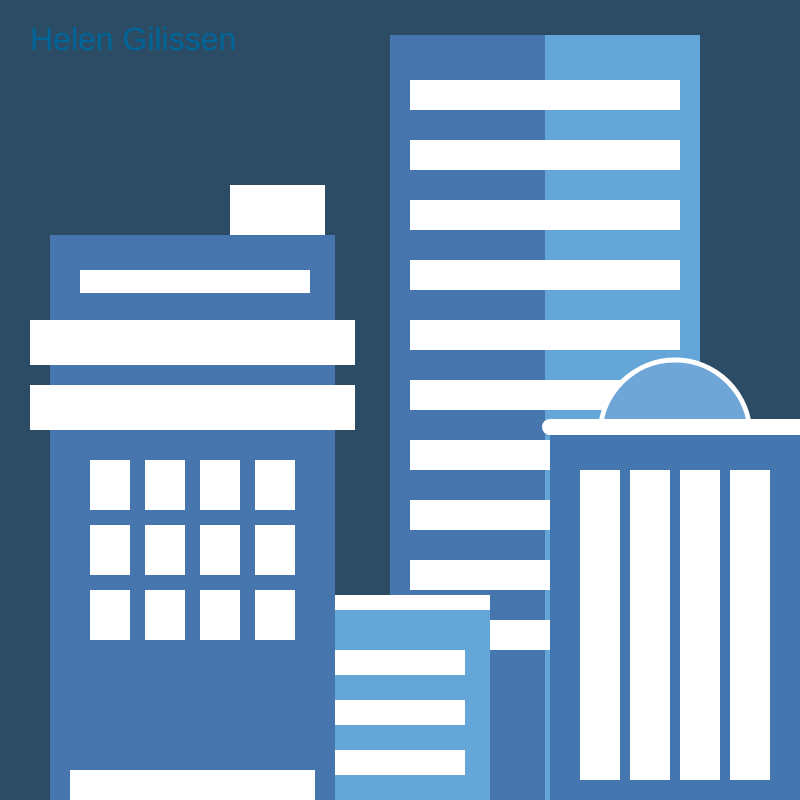
Frame 1 (no input)
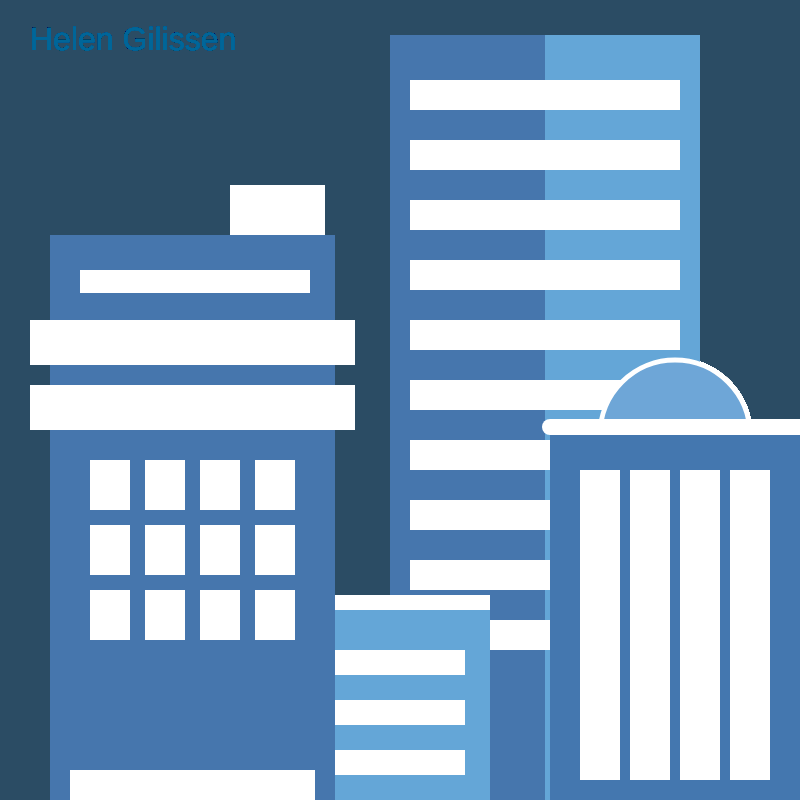
Frame 60 (no input)
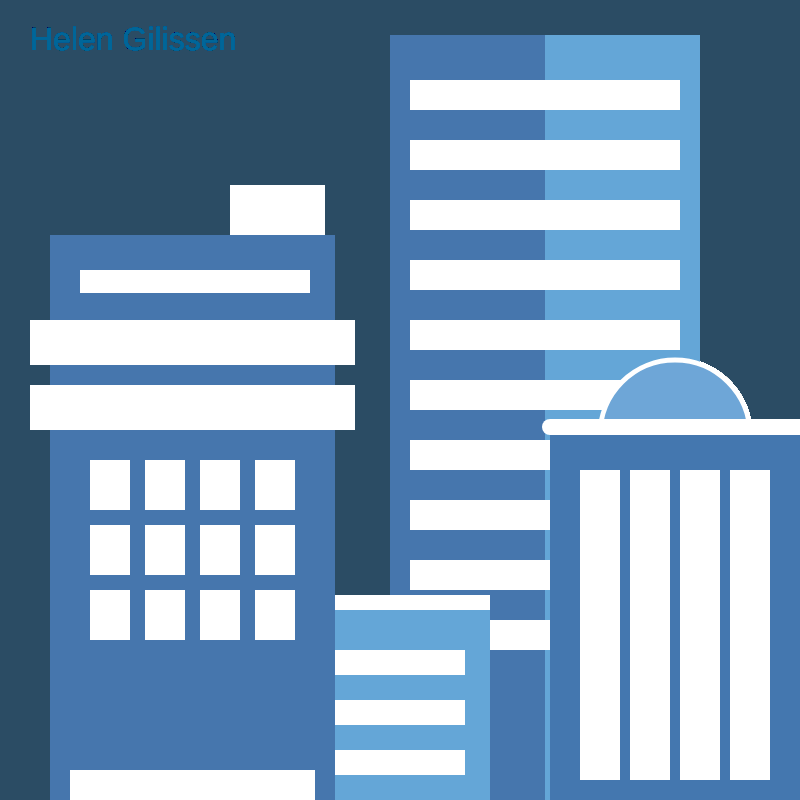
Frame 120 (the mouse pressed at the canvas centre since frame 60)

The p5.js sketch that drew these frames (run headless with seeded random() and noise() and a simulated clock; from frame 60 on, the mouse is pressed at the canvas centre):

// p5.js sketch
// ── sketch.js
// Opdracht 4C: Scenery
// Opdracht 4D: Sign your work

function setup () {
  createCanvas (800,800)
  background (43, 76, 100)
}

function draw () {

  textSize(32);
  fill(0, 102, 153);
  text('Helen Gilissen', 30, 50);

  // gebouw 2 (grootste gebouw)
  // achtergrond
  noStroke ()
  fill (70,118,173)
  rect (390, 35, 155, 765)
  fill (100, 166, 215)
  rect (545, 35, 155, 765)

  // ramen
  fill (255)
  rect (410, 80, 270, 30)
  rect (410, 140, 270, 30)
  rect (410, 200, 270, 30)
  rect (410, 260, 270, 30)
  rect (410, 320, 270, 30)
  rect (410, 380, 270, 30)
  rect (410, 440, 270, 30)
  rect (410, 500, 270, 30)
  rect (410, 560, 270, 30)
  rect (410, 620, 270, 30)
    
  // // gebouw 1 (op een na grootste gebouw)
  // // basis
  noStroke()
  fill (70, 118, 173)
  rect (50, 235, 285, 600)

  fill (255)
  rect (230, 185, 95, 50 )

  // ramen
  rect (80, 270, 230, 23)
  rect (30, 320, 325, 45)
  rect (70, 770, 245, 45)
  rect (30, 385, 325, 45)

  // vierkante raampjes
  // rij 1
  rect (90, 460, 40, 50)
  rect (145, 460, 40, 50)
  rect (200, 460, 40, 50)
  rect (255, 460, 40, 50)

  // rij2
  rect (90, 525, 40, 50)
  rect (145, 525, 40, 50)
  rect (200, 525, 40, 50)
  rect (255, 525, 40, 50)

  // rij3
  rect (90, 590, 40, 50)
  rect (145, 590, 40, 50)
  rect (200, 590, 40, 50)
  rect (255, 590, 40, 50)

  //  gebouw 4 (kleinste gebouw)
  // basis
  noStroke ()
  fill (100, 166, 215)
  rect (335, 610, 155, 300)

  fill (255)
  rect ( 335, 595, 155, 15)

  // ramen
  fill (255)
  rect ( 335, 650, 130, 25)

  fill (255)
  rect ( 335, 700, 130, 25)

  fill (255)
  rect ( 335, 750, 130, 25)

  // gebouw 3 (op een na kleinste gebouw)
  // basis
  strokeWeight (5)
  fill (110, 166, 215)
  stroke (255)
  ellipse (675, 435, 150, 150)

  fill (255)
  strokeWeight (16)
  line (550,427, 800, 427) 

  noStroke()
  fill (68, 119, 175)
  rect (550, 435, 250, 400)

  // ramen
  fill (255)
  rect (580, 470, 40, 310)

  fill (255)
  rect (630, 470, 40, 310)

  fill (255)
  rect (680, 470, 40, 310)

  fill (255)
  rect (730, 470, 40, 310)
}
